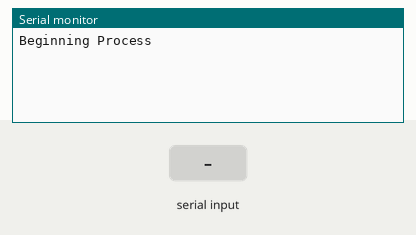
Recording of a sketch running on a simulated Arduino Uno, built with avr-gcc and run on an emulated ATmega328P. On the bench: the last lines printed to the serial monitor. The test bench sets the inputs (shaded band).

Above: at 1.2 s.
1.3 s: "1" received over the second serial link
At 1.8 s:
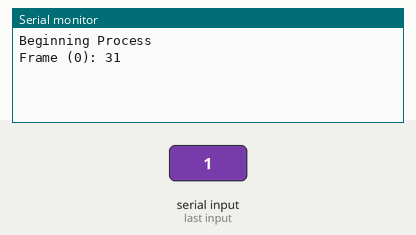
2.8 s: "0" received over the second serial link
At 4.0 s:
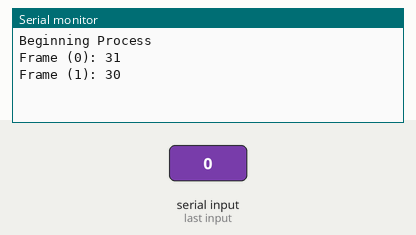
4.3 s: "2" received over the second serial link
At 5.5 s:
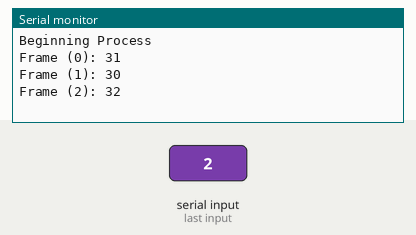

The sketch:

test_receive.ino
```cpp
#include <SoftwareSerial.h>

#define RxPin 5
#define TxPin 6

// Inter-module serial port:
//  facilitates communication between transcievers
SoftwareSerial softSerial(RxPin, TxPin);

unsigned char byteRead;
unsigned char oldByteRead;

unsigned int pktNum;

void setup() {
  // Initialize the debug serial console
  Serial.begin(9600);

  // Initialize the inter-module serial port to 9600 baud
  //   to begin communicating with the other transciever
  softSerial.begin(9600);

  // Instruct the serial port begin listening for incoming data
  softSerial.listen();

  // Initialize our data variables to 0
  byteRead = 0;
  oldByteRead = 0;

  Serial.println("Beginning Process");
  pktNum = 0;
}

void loop() {

  if (softSerial.available()) {
    byteRead = softSerial.read();

    //if(byteRead != oldByteRead) {
    //oldByteRead = byteRead;
    Serial.print("Frame (");
    Serial.print(pktNum);
    Serial.print("): ");
    Serial.println(byteRead, HEX);
    pktNum++;
  }

  delay(10);


  //softSerial.print("Hello World!");
  //Serial.println("Print Complete.");

  //delay(1000);
}
```

Measured:
- after the input at 1.3 s, the serial monitor: prints a new line at once (image 1)
- after the input at 2.8 s, the serial monitor: prints a new line at once (image 2)
- after the input at 4.3 s, the serial monitor: prints a new line at once (image 3)
